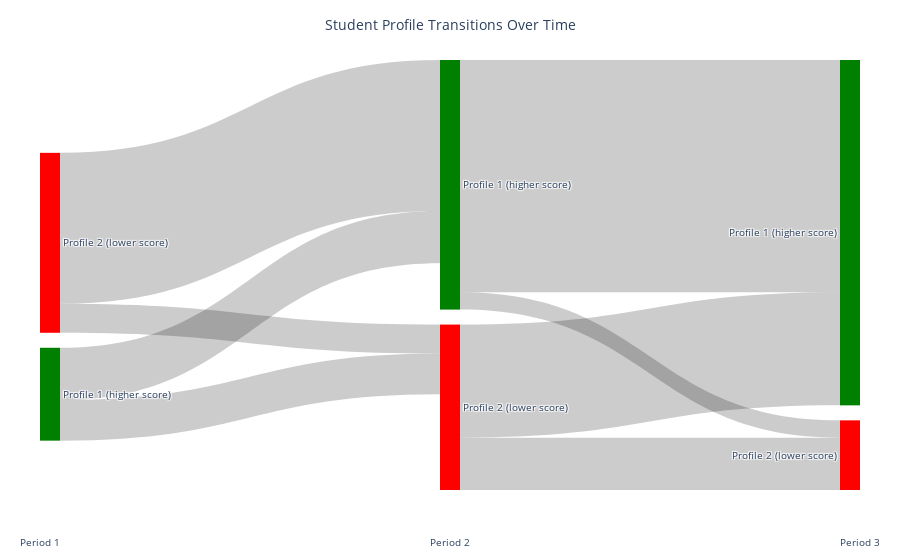

Notebook code for this chart:
### Markdown cell above
### B) Student Evolution Across Clusters Over Time Periods

### Code cell
def plot_cluster_transition_sankey(students_by_period):
    sorted_periods = sorted(students_by_period.keys())
    records = []

    for period in sorted_periods:
        df = students_by_period[period].dropna(subset=columns_used + ['median_score']).copy()
        X_scaled = StandardScaler().fit_transform(df[columns_used])
        df['cluster'] = kmeans_model.fit_predict(X_scaled)

        medians = df.groupby('cluster')['median_score'].median()
        sorted_clusters = medians.sort_values(ascending=False).index.tolist()
        cluster_map = {orig: i for i, orig in enumerate(sorted_clusters)}
        df['cluster_mapped'] = df['cluster'].map(cluster_map)

        for _, row in df[['user_id', 'cluster_mapped']].iterrows():
            records.append((row['user_id'], period, int(row['cluster_mapped'])))

    transition_df = pd.DataFrame(records, columns=['user_id', 'period', 'cluster'])
    pivot = transition_df.pivot(index='user_id', columns='period', values='cluster')

    label_index, label_list, node_colors, period_cluster_nodes = {}, [], [], []

    for period in sorted_periods:
        for cluster in [0, 1]:
            node_id = f"{period}_C{cluster}"
            label_index[node_id] = len(label_list)
            label_list.append(profile_labels[cluster])
            period_cluster_nodes.append((period, cluster))
            node_colors.append(profile_colors[cluster])

    source, target, value = [], [], []
    for i in range(len(sorted_periods) - 1):
        p1, p2 = sorted_periods[i], sorted_periods[i + 1]
        transitions = pivot[[p1, p2]].dropna().astype(int)
        for (c1, c2), count in transitions.groupby([p1, p2]).size().items():
            label1 = f"{p1}_C{c1}"
            label2 = f"{p2}_C{c2}"
            source.append(label_index[label1])
            target.append(label_index[label2])
            value.append(count)

    link_labels = [f"{cnt} students went from {label_list[s]} to {label_list[t]}" for s, t, cnt in zip(source, target, value)]
    node_counts = [0] * len(label_list)
    for s, t, v in zip(source, target, value):
        node_counts[s] += v
        node_counts[t] += v
    node_hover = [f"{count} students are in {label}" for count, label in zip(node_counts, label_list)]

    fig = go.Figure(data=[go.Sankey(
        node=dict(
            pad=15,
            thickness=20,
            line=dict(color="rgba(0,0,0,0)", width=0),
            label=label_list,
            color=node_colors,
            hovertemplate='%{customdata}<extra></extra>',
            customdata=node_hover
        ),
        link=dict(
            source=source,
            target=target,
            value=value,
            hovertemplate='%{customdata}<extra></extra>',
            customdata=link_labels
        )
    )])

    annotations = []
    for i, period in enumerate(sorted_periods):
        annotations.append(dict(
            x=i / (len(sorted_periods) - 1),
            y=-0.1,
            text=period,
            showarrow=False,
            xanchor='center',
            yanchor='top',
            font=dict(size=10)
        ))

    fig.update_layout(
        title_text="Student Profile Transitions Over Time",
        title_x=0.5,
        font_size=10,
        margin=dict(l=40, r=40, t=60, b=70),
        annotations=annotations
    )

    fig.show()

# Plot cluster transition Sankey diagram
plot_cluster_transition_sankey(students_by_period)

### Figure 1 — Plotly figure (JSON) as saved in the notebook; plotly's stock layout.template omitted (floating-point values rounded to 4 significant figures)
{"data": [{"link": {"customdata": ["18 students went from Profile 1 (higher score) to Profile 1 (higher score)", "14 students went from Profile 1 (higher score) to Profile 2 (lower score)", "52 students went from Profile 2 (lower score) to Profile 1 (higher score)", "10 students went from Profile 2 (lower score) to Profile 2 (lower score)", "80 students went from Profile 1 (higher score) to Profile 1 (higher score)", "6 students went from Profile 1 (higher score) to Profile 2 (lower score)", "39 students went from Profile 2 (lower score) to Profile 1 (higher score)", "18 students went from Profile 2 (lower score) to Profile 2 (lower score)"], "hovertemplate": "%{customdata}<extra></extra>", "source": [0, 0, 1, 1, 2, 2, 3, 3], "target": [2, 3, 2, 3, 4, 5, 4, 5], "value": [18, 14, 52, 10, 80, 6, 39, 18]}, "node": {"color": ["green", "red", "green", "red", "green", "red"], "customdata": ["32 students are in Profile 1 (higher score)", "62 students are in Profile 2 (lower score)", "156 students are in Profile 1 (higher score)", "81 students are in Profile 2 (lower score)", "119 students are in Profile 1 (higher score)", "24 students are in Profile 2 (lower score)"], "hovertemplate": "%{customdata}<extra></extra>", "label": ["Profile 1 (higher score)", "Profile 2 (lower score)", "Profile 1 (higher score)", "Profile 2 (lower score)", "Profile 1 (higher score)", "Profile 2 (lower score)"], "line": {"color": "rgba(0,0,0,0)", "width": 0}, "pad": 15, "thickness": 20}, "type": "sankey"}], "layout": {"annotations": [{"font": {"size": 10}, "showarrow": false, "text": "Period 1", "x": 0, "xanchor": "center", "y": -0.1, "yanchor": "top"}, {"font": {"size": 10}, "showarrow": false, "text": "Period 2", "x": 0.5, "xanchor": "center", "y": -0.1, "yanchor": "top"}, {"font": {"size": 10}, "showarrow": false, "text": "Period 3", "x": 1, "xanchor": "center", "y": -0.1, "yanchor": "top"}], "font": {"size": 10}, "margin": {"b": 70, "l": 40, "r": 40, "t": 60}, "title": {"text": "Student Profile Transitions Over Time", "x": 0.5}}}
